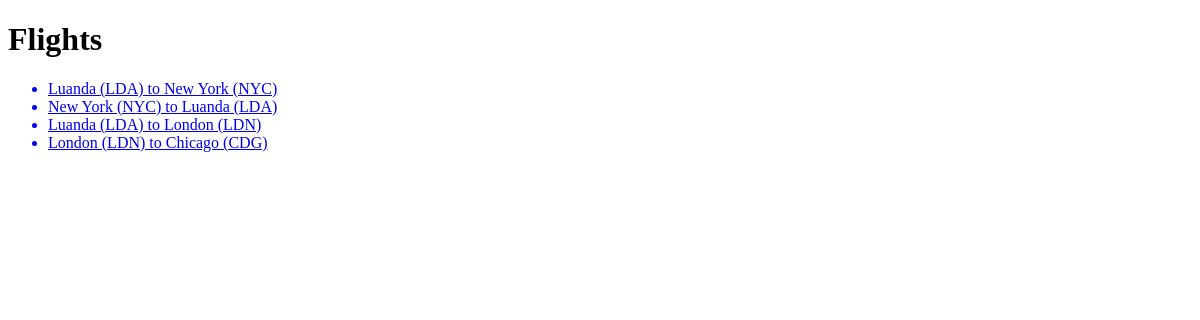
/flights/, run on an earlier commit of the app's database.
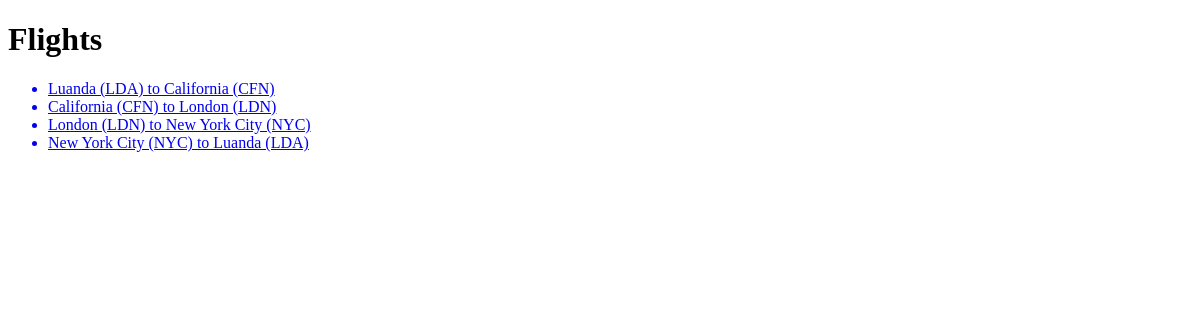
And on a later commit of the database.
### flights/models.py (models this page shows)
class Flight(models.Model):
    origin = models.ForeignKey(Airport, on_delete=models.CASCADE, related_name="departure")
    destination = models.ForeignKey(Airport, on_delete=models.CASCADE, related_name="arrival")
    duration = models.IntegerField()
    def __str__(self) -> str:
        return f"{self.origin} to {self.destination}"
    pass

class Airport(models.Model):
    city = models.CharField(max_length=64)
    code = models.CharField(max_length=3)
    def __str__(self) -> str:
        return f"{self.city} ({self.code})"
    pass

### flights/views.py (the view)
# urls.py: path("", views.index, name="index"),
def index(request):
    flights = Flight.objects.all()
    return render(request, "flights/index.html", {
        "flights": flights
    })

### flights/templates/flights/index.html
{% extends 'flights/layout.html' %}
{% block body %}
    <h1>Flights</h1>
    <ul>
        {% for flight in flights %}
            <a href="{% url 'flights:flight' flight.id %}">
                <li>{{ flight }}</li>
            </a>
        {% empty %}
            <li>No flight.</li>
        {% endfor %}
    </ul>
{% endblock %}

### flights/templates/flights/layout.html (shortened to what this page needs)
<!DOCTYPE html>
<html lang="en">
<head>
</head>
<body>
    {% block body %}
    {% endblock %}
</body>
</html>

What changed in the data, as far as the page shows it:
changed Flight: origin+destination "Luanda (LDA) to New York (NYC)" → "Luanda (LDA) to California (CFN)"
changed Flight: origin+destination "New York (NYC) to Luanda (LDA)" → "California (CFN) to London (LDN)"
changed Flight: origin+destination "Luanda (LDA) to London (LDN)" → "London (LDN) to New York City (NYC)"
changed Flight: origin+destination "London (LDN) to Chicago (CDG)" → "New York City (NYC) to Luanda (LDA)"
